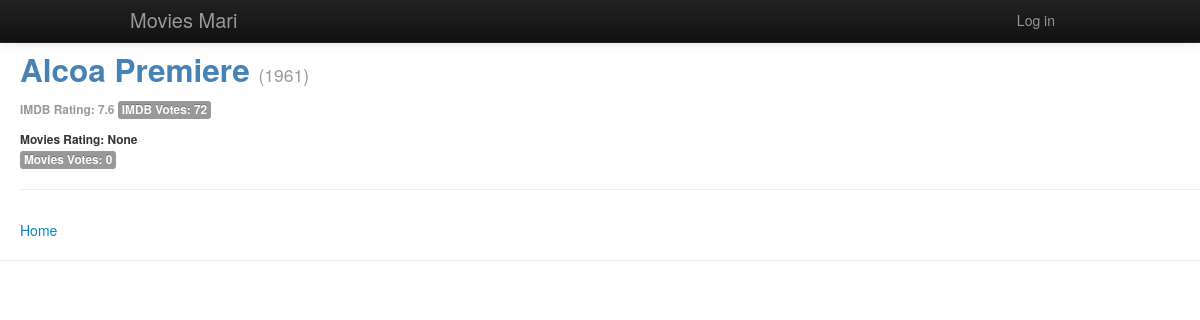
The page /movie/31/ on the database its author committed.
### movies/models.py (models this page shows, shortened)
class Movie(models.Model):
    title = models.CharField(max_length=100, unique=True)
    year = models.CharField(max_length=50)
    imdb_rank = models.FloatField(default=0)
    imdb_votes = models.IntegerField(default=0)
    total_votes = models.IntegerField(default=0)
    tags = models.ManyToManyField(Tag)
    def average_rating(self):
        average = Rating.objects.filter(movie=self).aggregate(Avg('value'))
        return average['value__avg']

### movies/views.py (the view, shortened to what this page needs)
# urls.py: url(r'^movie/(?P<movie_id>\d+)/$', views.movie_show, name='movie_show'),
def movie_show(request, movie_id):
    context_dict = {'movie_id': movie_id, 'tags': Tag.objects.order_by('name')}
    try:
        current_movie = Movie.objects.get(id=movie_id)
        context_dict['movie'] = current_movie
        context_dict['movies'] = Movie.objects.all()
        current_user = request.user
    except Movie.DoesNotExist:
        context_dict['error'] = 'The movie is not found'
    return render(request, 'movies/movie.html', context_dict)

### templates/movies/movie.html (shortened to what this page needs)
{% extends 'movies/base.html' %}
{% load crispy_forms_tags %}
{% load static %}
{% block body_block %}
    <div style="margin-top:50px;margin-left:20px">
        {% if not movie in movies %}
            <strong>{{ error }}</strong></br>
        {% else %}
            <div class="page-header">
                <h2 style="color: steelblue">{{ movie.title }}
                    <small>({{ movie.year }})<h6>IMDB Rating: {{ movie.imdb_rank }} <span class="label label-default">IMDB Votes: {{ movie.imdb_votes }}</span>
                    </h6></small>
                </h2>
                <h6>
                    <div id="rating">Movies Rating: {{ movie.average_rating }}</div>  <span id="votes"
                                                                                            class="label label-default">Movies Votes: {{ movie.total_votes }}</span>
                </h6>
            </div>
        {% endif %}
        <a href="{% url "movies:index" %}">Home</a>
    </div>
{% endblock %}

### rows shown on the page
Movie: title "Alcoa Premiere", year "1961", imdb_rank "7.6", imdb_votes "72", average_rating "None", total_votes "0"
